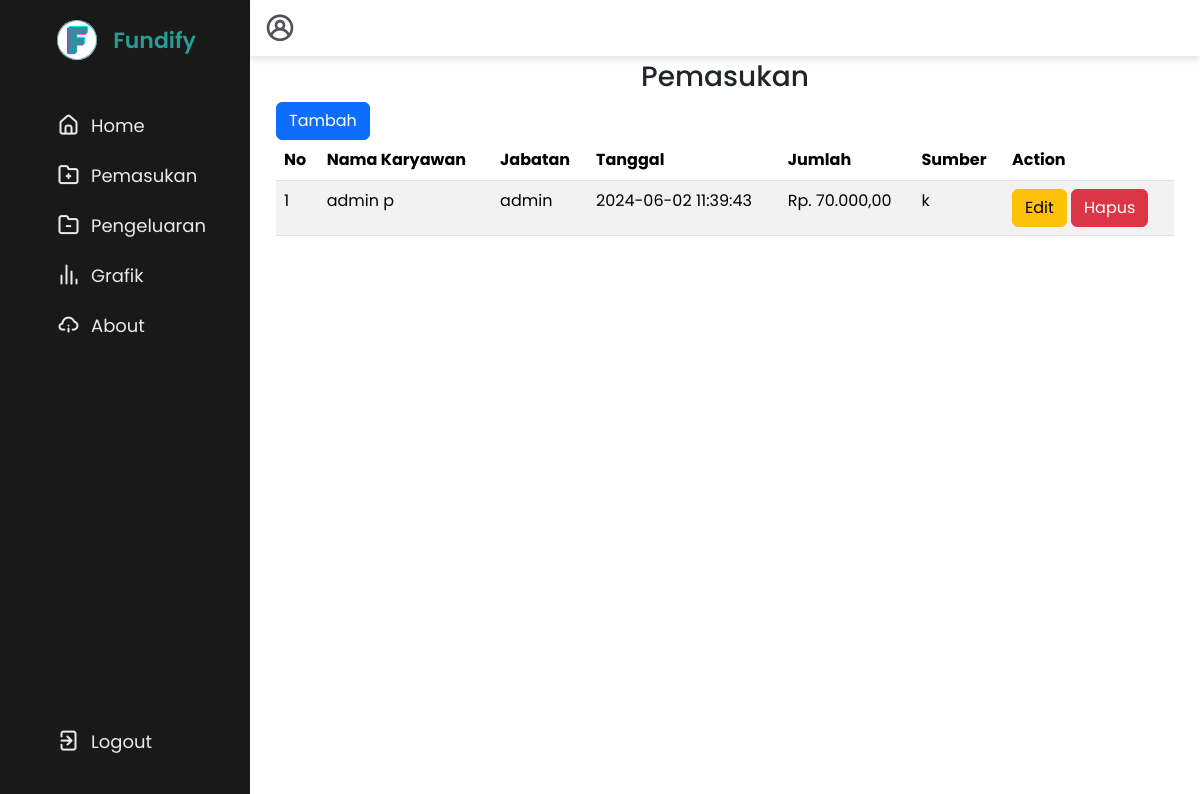
/pemasukan.php (signed in), run on the app's committed database.
### tables this page shows
CREATE TABLE `pemasukan` (
  `id_pemasukan` int(5) NOT NULL,
  `id_akun` int(5) NOT NULL,
  `tanggal` timestamp NOT NULL DEFAULT current_timestamp() ON UPDATE current_timestamp(),
  `jumlah` decimal(10,2) NOT NULL,
  `sumber` varchar(255) NOT NULL
);

CREATE TABLE `akun` (
  `id_akun` int(5) NOT NULL,
  `fullname` varchar(100) NOT NULL,
  `username` varchar(255) NOT NULL,
  `password` varchar(255) NOT NULL,
  `email` varchar(100) NOT NULL,
  `jabatan` varchar(25) NOT NULL,
  `role` tinyint(1) NOT NULL DEFAULT 0,
  `tanggal` datetime NOT NULL
);

### controller/PemasukanController.php (called while the page is built, shortened)
<?php
include_once ("model/KeuanganModel.php");
include_once ("view/PemasukanView.php");
class PemasukanController
{
  private $pemasukan;
  function __construct()
  {
    $this->pemasukan = new KeuanganModel(Connecttt::$db_host, Connecttt::$db_user, Connecttt::$db_pass, Connecttt::$db_name);
  }
  public function indexAdmin()
  {
    $this->pemasukan->open();
    $this->pemasukan->getDataMasuk();
    $data = array(
      'pemasukan' => array(),
    );
    while ($row = $this->pemasukan->getResult()) {
      array_push($data['pemasukan'], $row);
    }
    $view = new PemasukanView();
    $view->renderAdmin($data);
  }
}

### view/PemasukanView.php (the view, shortened to what this page needs)
<?php
class PemasukanView {
    public function renderAdmin($data)
    {
        $no = 1;
        $dataMasuk = "";
        foreach($data['pemasukan'] as $val)
        {
            list($id_pemasukan, $NamaAkun, $jabatan, $tanggal, $jumlah, $sumber) = $val;
            $jumlahFormatted = "Rp. " . number_format((float)$jumlah, 2, ',', '.');
            $dataMasuk .= "<tr>";
            $dataMasuk .= "<td>" . $no . "</td>";
            $dataMasuk .= "<td>" . $NamaAkun . "</td>";
            $dataMasuk .= "<td>" . $jabatan . "</td>";
            $dataMasuk .= "<td>" . $tanggal . "</td>";
            $dataMasuk .= "<td>" . $jumlahFormatted . "</td>";
            $dataMasuk .= "<td>" . $sumber . "</td>";
            $dataMasuk .= "<td>";
            $dataMasuk .= "<a href='pemasukan.php?id_edit=" . $id_pemasukan .  "' class='btn btn-warning'>Edit</a> ";
            $dataMasuk .= "<a href='pemasukan.php?id_hapus=" . $id_pemasukan . "' class='btn btn-danger' name='hapus'>Hapus</a>";
            $dataMasuk .= "</td>";
            $dataMasuk .= "</tr>";
            $no++;
        }
        $tombolTambah = "<a class='btn btn-primary' name='addBtn' href='pemasukanTambah.php' role='button'>Tambah</a>";
    }
}

### layout/style.css (style rules this page uses)
* { margin: 0; padding: 0; box-sizing: border-box; font-family: 'Poppins', sans-serif; }
:root { --primary-color: #299D91; --secondary-color: #525256; --thirdy-color: #9F9F9F; --placeholder-color: #999DA3; --text-hover-color:#eaeaea ; --hover-color:#176961; --sidebar-color: #191919; --panel-color:#fff; --tran-05: all 0.5s ease; --tran-03: all 0.3s ease; --tran-03: all 0.2s ease; }
body { min-height: 100vh; background-color: var(--primary-color); }
nav { position: fixed; top: 0; left: 0; height: 100%; width: 250px; padding: 10px 14px; background-color: var(--sidebar-color); border-right: 1px solid var(--border-color); transition: var(--tran-05); }
nav .logo-name { display: flex; align-items: center; justify-content: center; margin-top: 10px; }
nav .logo-image { display: flex; justify-content: center; min-width: 45px; }
nav .logo-image img { width: 40px; object-fit: cover; border-radius: 50%; }
nav .logo-name .logo_name { font-size: 22px; font-weight: 600; color: var(--primary-color); margin-left: 14px; transition: var(--tran-05); }
nav .menu-items { margin-top: 40px; height: calc(100% - 90px); display: flex; flex-direction: column; justify-content: space-between; }
.menu-items li { list-style: none; }
.menu-items li a { display: flex; align-items: center; height: 50px; text-decoration: none; position: relative; }
.menu-items li a i { font-size: 24px; min-width: 45px; height: 100%; display: flex; align-items: center; justify-content: center; color: var(--text-hover-color); }
.menu-items li a .link-name { font-size: 18px; font-weight: 400; color: var(--text-hover-color); }
.menu-items .logout-mode { margin-bottom: 24px; }
.dashboard { position: relative; left: 250px; background-color: var(--panel-color); min-height: 100vh; width: calc(100% - 250px); padding: 10px 14px; transition: var(--tran-05); }
.dashboard .top { position: fixed; top: 0; left: 250px; display: flex; width: calc(100% - 250px); justify-content: space-between; align-items: center; padding: 4px 14px; background-color: var(--panel-color); transition: var(--tran-05); z-index: 10; box-shadow: 0 4px 6px rgba(0, 0, 0, 0.1); }
.dashboard .top .profile { font-size: 32px; color: var(--secondary-color); cursor: pointer; }
.dashboard .dash-content { padding-top: 50px; animation: fadeIn 1.5s ease-in-out; }

### data on the page
pemasukan: id_akun.fullname "admin p", id_akun.jabatan "admin", tanggal "2024-06-02 11:39:43", jumlah "Rp. 70.000,00", sumber "k"

### other printed values
$this->content "Fundify Home Pemasukan Pengeluaran Grafik About Logout Pemasukan No Nama Karyawan Jabatan Tanggal Jumlah Sumber Action"
